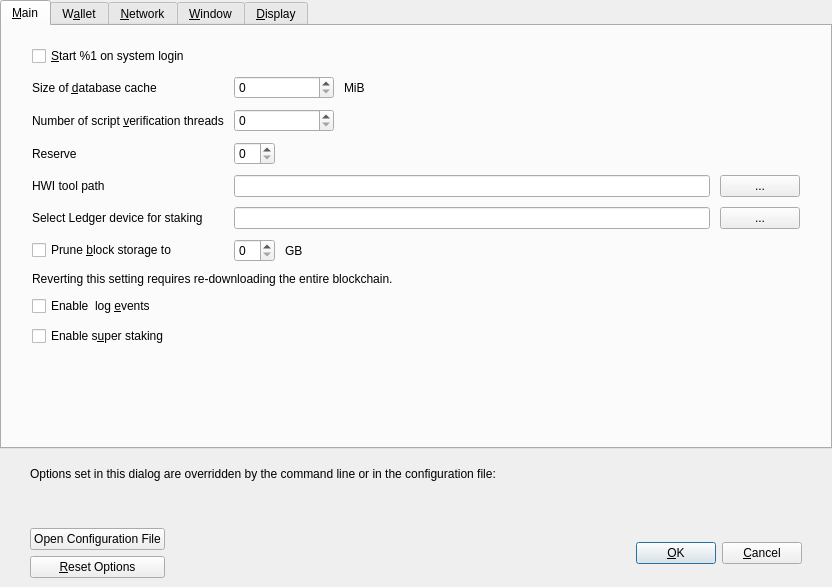
<?xml version="1.0" encoding="UTF-8"?>
<ui version="4.0">
 <class>OptionsDialog</class>
 <widget class="QDialog" name="OptionsDialog">
  <property name="geometry">
   <rect>
    <x>0</x>
    <y>0</y>
    <width>832</width>
    <height>587</height>
   </rect>
  </property>
  <property name="windowTitle">
   <string>Options</string>
  </property>
  <property name="modal">
   <bool>true</bool>
  </property>
  <layout class="QVBoxLayout" name="verticalLayout">
   <property name="leftMargin">
    <number>0</number>
   </property>
   <property name="topMargin">
    <number>0</number>
   </property>
   <property name="rightMargin">
    <number>0</number>
   </property>
   <property name="bottomMargin">
    <number>0</number>
   </property>
   <item>
    <widget class="QTabWidget" name="tabWidget">
     <property name="currentIndex">
      <number>0</number>
     </property>
     <widget class="QWidget" name="tabMain">
      <attribute name="title">
       <string>&amp;Main</string>
      </attribute>
      <layout class="QVBoxLayout" name="verticalLayout_3">
       <property name="spacing">
        <number>10</number>
       </property>
       <property name="leftMargin">
        <number>30</number>
       </property>
       <property name="topMargin">
        <number>20</number>
       </property>
       <property name="rightMargin">
        <number>30</number>
       </property>
       <property name="bottomMargin">
        <number>20</number>
       </property>
       <item>
        <widget class="QCheckBox" name="bitcoinAtStartup">
         <property name="toolTip">
          <string>Automatically start %1 after logging in to the system.</string>
         </property>
         <property name="text">
          <string>&amp;Start %1 on system login</string>
         </property>
        </widget>
       </item>
       <item>
        <layout class="QGridLayout" name="gridLayout">
         <property name="verticalSpacing">
          <number>10</number>
         </property>
         <item row="5" column="0">
          <widget class="QCheckBox" name="prune">
           <property name="toolTip">
            <string>Disables some advanced features but all blocks will still be fully validated. Reverting this setting requires re-downloading the entire blockchain. Actual disk usage may be somewhat higher.</string>
           </property>
           <property name="text">
            <string>Prune &amp;block storage to</string>
           </property>
          </widget>
         </item>
         <item row="1" column="0">
          <widget class="QLabel" name="threadsScriptVerifLabel">
           <property name="text">
            <string>Number of script &amp;verification threads</string>
           </property>
           <property name="textFormat">
            <enum>Qt::PlainText</enum>
           </property>
           <property name="buddy">
            <cstring>threadsScriptVerif</cstring>
           </property>
          </widget>
         </item>
         <item row="5" column="1">
          <layout class="QHBoxLayout" name="horizontalLayout_Main_Prune">
           <item>
            <widget class="QSpinBox" name="pruneSize"/>
           </item>
           <item>
            <widget class="QLabel" name="pruneSizeUnitLabel">
             <property name="text">
              <string>GB</string>
             </property>
             <property name="textFormat">
              <enum>Qt::PlainText</enum>
             </property>
            </widget>
           </item>
           <item>
            <spacer name="horizontalSpacer_Main_Prune">
             <property name="orientation">
              <enum>Qt::Horizontal</enum>
             </property>
             <property name="sizeHint" stdset="0">
              <size>
               <width>40</width>
               <height>20</height>
              </size>
             </property>
            </spacer>
           </item>
          </layout>
         </item>
         <item row="3" column="1">
          <layout class="QHBoxLayout" name="horizontalLayout">
           <item>
            <widget class="QLineEdit" name="txtHWIToolPath">
             <property name="toolTip">
              <string>Hardware wallet interface tool location on disk</string>
             </property>
            </widget>
           </item>
           <item>
            <widget class="QPushButton" name="toolHWIPath">
             <property name="text">
              <string>...</string>
             </property>
            </widget>
           </item>
          </layout>
         </item>
         <item row="0" column="1">
          <layout class="QHBoxLayout" name="horizontalLayout_2_Main">
           <item>
            <widget class="QSpinBox" name="databaseCache">
             <property name="minimumSize">
              <size>
               <width>100</width>
               <height>0</height>
              </size>
             </property>
            </widget>
           </item>
           <item>
            <widget class="QLabel" name="databaseCacheUnitLabel">
             <property name="text">
              <string>MiB</string>
             </property>
             <property name="textFormat">
              <enum>Qt::PlainText</enum>
             </property>
            </widget>
           </item>
           <item>
            <spacer name="horizontalSpacer_2_Main">
             <property name="orientation">
              <enum>Qt::Horizontal</enum>
             </property>
             <property name="sizeHint" stdset="0">
              <size>
               <width>40</width>
               <height>20</height>
              </size>
             </property>
            </spacer>
           </item>
          </layout>
         </item>
         <item row="1" column="1">
          <layout class="QHBoxLayout" name="horizontalLayout_3_Main">
           <item>
            <widget class="QSpinBox" name="threadsScriptVerif">
             <property name="minimumSize">
              <size>
               <width>100</width>
               <height>0</height>
              </size>
             </property>
             <property name="toolTip">
              <string>(0 = auto, &lt;0 = leave that many cores free)</string>
             </property>
            </widget>
           </item>
           <item>
            <spacer name="horizontalSpacer_3_Main">
             <property name="orientation">
              <enum>Qt::Horizontal</enum>
             </property>
             <property name="sizeHint" stdset="0">
              <size>
               <width>40</width>
               <height>20</height>
              </size>
             </property>
            </spacer>
           </item>
          </layout>
         </item>
         <item row="6" column="0" colspan="2">
          <widget class="QLabel" name="pruneWarning">
           <property name="text">
            <string>Reverting this setting requires re-downloading the entire blockchain.</string>
           </property>
           <property name="textFormat">
            <enum>Qt::PlainText</enum>
           </property>
          </widget>
         </item>
         <item row="0" column="0">
          <widget class="QLabel" name="databaseCacheLabel">
           <property name="text">
            <string>Size of &amp;database cache</string>
           </property>
           <property name="textFormat">
            <enum>Qt::PlainText</enum>
           </property>
           <property name="buddy">
            <cstring>databaseCache</cstring>
           </property>
          </widget>
         </item>
         <item row="3" column="0">
          <widget class="QLabel" name="HWIToolLabel">
           <property name="text">
            <string>HWI tool path</string>
           </property>
          </widget>
         </item>
         <item row="2" column="0">
          <widget class="QLabel" name="reserveBalanceLabel">
           <property name="text">
            <string>Reserve</string>
           </property>
           <property name="textFormat">
            <enum>Qt::PlainText</enum>
           </property>
           <property name="buddy">
            <cstring>threadsScriptVerif</cstring>
           </property>
          </widget>
         </item>
         <item row="4" column="1">
          <layout class="QHBoxLayout" name="horizontalLayout2">
           <item>
            <widget class="QLineEdit" name="txtStakeLedgerId">
             <property name="toolTip">
              <string>Fingerprint of the ledger that you want to be used for staking with hardware wallet</string>
             </property>
            </widget>
           </item>
           <item>
            <widget class="QPushButton" name="toolStakeLedgerId">
             <property name="text">
              <string>...</string>
             </property>
            </widget>
           </item>
          </layout>
         </item>
         <item row="4" column="0">
          <widget class="QLabel" name="stakeLedgerIdlabel">
           <property name="text">
            <string>Select Ledger device for staking</string>
           </property>
          </widget>
         </item>
         <item row="2" column="1">
          <layout class="QHBoxLayout" name="horizontalLayout_3_Main_3">
           <item>
            <widget class="BitcoinAmountField" name="reserveBalance">
             <property name="toolTip">
              <string>Reserve amount that will not be used for staking</string>
             </property>
            </widget>
           </item>
           <item>
            <spacer name="horizontalSpacer_3_Main_3">
             <property name="orientation">
              <enum>Qt::Horizontal</enum>
             </property>
             <property name="sizeHint" stdset="0">
              <size>
               <width>40</width>
               <height>0</height>
              </size>
             </property>
            </spacer>
           </item>
          </layout>
         </item>
         <item row="7" column="0" colspan="2">
          <widget class="QCheckBox" name="logEvents">
           <property name="text">
            <string>Enable  log &amp;events</string>
           </property>
          </widget>
         </item>
         <item row="8" column="0" colspan="2">
          <widget class="QCheckBox" name="superStaking">
           <property name="text">
            <string>Enable s&amp;uper staking</string>
           </property>
          </widget>
         </item>
        </layout>
       </item>
       <item>
        <spacer name="verticalSpacer_Main">
         <property name="orientation">
          <enum>Qt::Vertical</enum>
         </property>
         <property name="sizeHint" stdset="0">
          <size>
           <width>20</width>
           <height>40</height>
          </size>
         </property>
        </spacer>
       </item>
      </layout>
     </widget>
     <widget class="QWidget" name="tabWallet">
      <attribute name="title">
       <string>W&amp;allet</string>
      </attribute>
      <layout class="QVBoxLayout" name="verticalLayout_Wallet">
       <property name="spacing">
        <number>10</number>
       </property>
       <property name="leftMargin">
        <number>30</number>
       </property>
       <property name="topMargin">
        <number>20</number>
       </property>
       <property name="rightMargin">
        <number>30</number>
       </property>
       <property name="bottomMargin">
        <number>20</number>
       </property>
       <item>
        <widget class="QGroupBox" name="groupBox">
         <property name="title">
          <string>Expert</string>
         </property>
         <layout class="QVBoxLayout" name="verticalLayout_2">
          <property name="spacing">
           <number>10</number>
          </property>
          <item>
           <widget class="QCheckBox" name="coinControlFeatures">
            <property name="toolTip">
             <string>Whether to show coin control features or not.</string>
            </property>
            <property name="text">
             <string>Enable coin &amp;control features</string>
            </property>
           </widget>
          </item>
          <item>
           <widget class="QCheckBox" name="spendZeroConfChange">
            <property name="toolTip">
             <string>If you disable the spending of unconfirmed change, the change from a transaction cannot be used until that transaction has at least one confirmation. This also affects how your balance is computed.</string>
            </property>
            <property name="text">
             <string>&amp;Spend unconfirmed change</string>
            </property>
           </widget>
          </item>
          <item>
           <widget class="QCheckBox" name="zeroBalanceAddressToken">
            <property name="text">
             <string>Enable &amp;zero balance for receiver token address</string>
            </property>
           </widget>
          </item>
          <item>
           <widget class="QCheckBox" name="useChangeAddress">
            <property name="text">
             <string>Use change &amp;address</string>
            </property>
           </widget>
          </item>
          <item>
           <widget class="QCheckBox" name="checkForUpdates">
            <property name="text">
             <string>Check for &amp;updates</string>
            </property>
           </widget>
          </item>
          <item>
           <widget class="QCheckBox" name="signPSBTHWITool">
            <property name="text">
             <string>Sign PSBT with HWI tool</string>
            </property>
           </widget>
          </item>
         </layout>
        </widget>
       </item>
       <item>
        <spacer name="verticalSpacer_Wallet">
         <property name="orientation">
          <enum>Qt::Vertical</enum>
         </property>
         <property name="sizeHint" stdset="0">
          <size>
           <width>20</width>
           <height>40</height>
          </size>
         </property>
        </spacer>
       </item>
      </layout>
     </widget>
     <widget class="QWidget" name="tabNetwork">
      <attribute name="title">
       <string>&amp;Network</string>
      </attribute>
      <layout class="QVBoxLayout" name="verticalLayout_Network">
       <property name="spacing">
        <number>10</number>
       </property>
       <property name="leftMargin">
        <number>30</number>
       </property>
       <property name="topMargin">
        <number>20</number>
       </property>
       <property name="rightMargin">
        <number>30</number>
       </property>
       <property name="bottomMargin">
        <number>20</number>
       </property>
       <item>
        <widget class="QCheckBox" name="mapPortUpnp">
         <property name="toolTip">
          <string>Automatically open the Runebase client port on the router. This only works when your router supports UPnP and it is enabled.</string>
         </property>
         <property name="text">
          <string>Map port using &amp;UPnP</string>
         </property>
        </widget>
       </item>
       <item>
        <widget class="QCheckBox" name="allowIncoming">
         <property name="toolTip">
          <string>Accept connections from outside.</string>
         </property>
         <property name="text">
          <string>Allow incomin&amp;g connections</string>
         </property>
        </widget>
       </item>
       <item>
        <widget class="QCheckBox" name="connectSocks">
         <property name="toolTip">
          <string>Connect to the Runebase network through a SOCKS5 proxy.</string>
         </property>
         <property name="text">
          <string>&amp;Connect through SOCKS5 proxy (default proxy):</string>
         </property>
        </widget>
       </item>
       <item>
        <layout class="QHBoxLayout" name="horizontalLayout_1_Network">
         <item>
          <widget class="QLabel" name="proxyIpLabel">
           <property name="text">
            <string>Proxy &amp;IP:</string>
           </property>
           <property name="textFormat">
            <enum>Qt::PlainText</enum>
           </property>
           <property name="buddy">
            <cstring>proxyIp</cstring>
           </property>
          </widget>
         </item>
         <item>
          <widget class="QValidatedLineEdit" name="proxyIp">
           <property name="minimumSize">
            <size>
             <width>140</width>
             <height>0</height>
            </size>
           </property>
           <property name="maximumSize">
            <size>
             <width>140</width>
             <height>16777215</height>
            </size>
           </property>
           <property name="toolTip">
            <string>IP address of the proxy (e.g. IPv4: 127.0.0.1 / IPv6: ::1)</string>
           </property>
          </widget>
         </item>
         <item>
          <widget class="QLabel" name="proxyPortLabel">
           <property name="text">
            <string>&amp;Port:</string>
           </property>
           <property name="textFormat">
            <enum>Qt::PlainText</enum>
           </property>
           <property name="buddy">
            <cstring>proxyPort</cstring>
           </property>
          </widget>
         </item>
         <item>
          <widget class="QLineEdit" name="proxyPort">
           <property name="minimumSize">
            <size>
             <width>55</width>
             <height>0</height>
            </size>
           </property>
           <property name="maximumSize">
            <size>
             <width>55</width>
             <height>16777215</height>
            </size>
           </property>
           <property name="toolTip">
            <string>Port of the proxy (e.g. 9050)</string>
           </property>
          </widget>
         </item>
         <item>
          <spacer name="horizontalSpacer_1_Network">
           <property name="orientation">
            <enum>Qt::Horizontal</enum>
           </property>
           <property name="sizeHint" stdset="0">
            <size>
             <width>40</width>
             <height>20</height>
            </size>
           </property>
          </spacer>
         </item>
        </layout>
       </item>
       <item>
        <layout class="QHBoxLayout" name="horizontalLayout_2_Network">
         <item>
          <widget class="QLabel" name="proxyActiveNets">
           <property name="text">
            <string>Used for reaching peers via:</string>
           </property>
           <property name="textFormat">
            <enum>Qt::PlainText</enum>
           </property>
          </widget>
         </item>
         <item>
          <widget class="QCheckBox" name="proxyReachIPv4">
           <property name="enabled">
            <bool>false</bool>
           </property>
           <property name="toolTip">
            <string>Shows if the supplied default SOCKS5 proxy is used to reach peers via this network type.</string>
           </property>
           <property name="text">
            <string/>
           </property>
          </widget>
         </item>
         <item>
          <widget class="QLabel" name="proxyReachIPv4Label">
           <property name="text">
            <string>IPv4</string>
           </property>
           <property name="textFormat">
            <enum>Qt::PlainText</enum>
           </property>
          </widget>
         </item>
         <item>
          <widget class="QCheckBox" name="proxyReachIPv6">
           <property name="enabled">
            <bool>false</bool>
           </property>
           <property name="toolTip">
            <string>Shows if the supplied default SOCKS5 proxy is used to reach peers via this network type.</string>
           </property>
           <property name="text">
            <string/>
           </property>
          </widget>
         </item>
         <item>
          <widget class="QLabel" name="proxyReachIPv6Label">
           <property name="text">
            <string>IPv6</string>
           </property>
           <property name="textFormat">
            <enum>Qt::PlainText</enum>
           </property>
          </widget>
         </item>
         <item>
          <widget class="QCheckBox" name="proxyReachTor">
           <property name="enabled">
            <bool>false</bool>
           </property>
           <property name="toolTip">
            <string>Shows if the supplied default SOCKS5 proxy is used to reach peers via this network type.</string>
           </property>
           <property name="text">
            <string/>
           </property>
          </widget>
         </item>
         <item>
          <widget class="QLabel" name="proxyReachTorLabel">
           <property name="text">
            <string>Tor</string>
           </property>
           <property name="textFormat">
            <enum>Qt::PlainText</enum>
           </property>
          </widget>
         </item>
         <item>
          <spacer name="horizontalSpacer_2_Network">
           <property name="orientation">
            <enum>Qt::Horizontal</enum>
           </property>
           <property name="sizeHint" stdset="0">
            <size>
             <width>40</width>
             <height>20</height>
            </size>
           </property>
          </spacer>
         </item>
        </layout>
       </item>
       <item>
        <widget class="QCheckBox" name="connectSocksTor">
         <property name="toolTip">
          <string>Connect to the Runebase network through a separate SOCKS5 proxy for Tor hidden services.</string>
         </property>
         <property name="text">
          <string>Use separate SOCKS&amp;5 proxy to reach peers via Tor hidden services:</string>
         </property>
        </widget>
       </item>
       <item>
        <layout class="QHBoxLayout" name="horizontalLayout_3_Network">
         <item>
          <widget class="QLabel" name="proxyIpTorLabel">
           <property name="text">
            <string>Proxy &amp;IP:</string>
           </property>
           <property name="textFormat">
            <enum>Qt::PlainText</enum>
           </property>
           <property name="buddy">
            <cstring>proxyIpTor</cstring>
           </property>
          </widget>
         </item>
         <item>
          <widget class="QValidatedLineEdit" name="proxyIpTor">
           <property name="minimumSize">
            <size>
             <width>140</width>
             <height>0</height>
            </size>
           </property>
           <property name="maximumSize">
            <size>
             <width>140</width>
             <height>16777215</height>
            </size>
           </property>
           <property name="toolTip">
            <string>IP address of the proxy (e.g. IPv4: 127.0.0.1 / IPv6: ::1)</string>
           </property>
          </widget>
         </item>
         <item>
          <widget class="QLabel" name="proxyPortTorLabel">
           <property name="text">
            <string>&amp;Port:</string>
           </property>
           <property name="textFormat">
            <enum>Qt::PlainText</enum>
           </property>
           <property name="buddy">
            <cstring>proxyPortTor</cstring>
           </property>
          </widget>
         </item>
         <item>
          <widget class="QLineEdit" name="proxyPortTor">
           <property name="minimumSize">
            <size>
             <width>55</width>
             <height>0</height>
            </size>
           </property>
           <property name="maximumSize">
            <size>
             <width>55</width>
             <height>16777215</height>
            </size>
           </property>
           <property name="toolTip">
            <string>Port of the proxy (e.g. 9050)</string>
           </property>
          </widget>
         </item>
         <item>
          <spacer name="horizontalSpacer_4_Network">
           <property name="orientation">
            <enum>Qt::Horizontal</enum>
           </property>
           <property name="sizeHint" stdset="0">
            <size>
             <width>40</width>
             <height>20</height>
            </size>
           </property>
          </spacer>
         </item>
        </layout>
       </item>
       <item>
        <spacer name="verticalSpacer_Network">
         <property name="orientation">
          <enum>Qt::Vertical</enum>
         </property>
         <property name="sizeHint" stdset="0">
          <size>
           <width>20</width>
           <height>40</height>
          </size>
         </property>
        </spacer>
       </item>
      </layout>
     </widget>
     <widget class="QWidget" name="tabWindow">
      <attribute name="title">
       <string>&amp;Window</string>
      </attribute>
      <layout class="QVBoxLayout" name="verticalLayout_Window">
       <property name="spacing">
        <number>10</number>
       </property>
       <property name="leftMargin">
        <number>30</number>
       </property>
       <property name="topMargin">
        <number>20</number>
       </property>
       <property name="rightMargin">
        <number>30</number>
       </property>
       <property name="bottomMargin">
        <number>20</number>
       </property>
       <item>
        <widget class="QCheckBox" name="hideTrayIcon">
         <property name="toolTip">
          <string>Hide the icon from the system tray.</string>
         </property>
         <property name="text">
          <string>&amp;Hide tray icon</string>
         </property>
        </widget>
       </item>
       <item>
        <widget class="QCheckBox" name="minimizeToTray">
         <property name="toolTip">
          <string>Show only a tray icon after minimizing the window.</string>
         </property>
         <property name="text">
          <string>&amp;Minimize to the tray instead of the taskbar</string>
         </property>
        </widget>
       </item>
       <item>
        <widget class="QCheckBox" name="minimizeOnClose">
         <property name="toolTip">
          <string>Minimize instead of exit the application when the window is closed. When this option is enabled, the application will be closed only after selecting Exit in the menu.</string>
         </property>
         <property name="text">
          <string>M&amp;inimize on close</string>
         </property>
        </widget>
       </item>
       <item>
        <spacer name="verticalSpacer_Window">
         <property name="orientation">
          <enum>Qt::Vertical</enum>
         </property>
         <property name="sizeHint" stdset="0">
          <size>
           <width>20</width>
           <height>40</height>
          </size>
         </property>
        </spacer>
       </item>
      </layout>
     </widget>
     <widget class="QWidget" name="tabDisplay">
      <attribute name="title">
       <string>&amp;Display</string>
      </attribute>
      <layout class="QVBoxLayout" name="verticalLayout_Display">
       <property name="spacing">
        <number>10</number>
       </property>
       <property name="leftMargin">
        <number>30</number>
       </property>
       <property name="topMargin">
        <number>20</number>
       </property>
       <property name="rightMargin">
        <number>30</number>
       </property>
       <property name="bottomMargin">
        <number>20</number>
       </property>
       <item>
        <layout class="QGridLayout" name="gridLayout_2">
         <property name="verticalSpacing">
          <number>10</number>
         </property>
         <item row="0" column="0">
          <widget class="QLabel" name="langLabel">
           <property name="text">
            <string>User Interface &amp;language:</string>
           </property>
           <property name="textFormat">
            <enum>Qt::PlainText</enum>
           </property>
           <property name="buddy">
            <cstring>lang</cstring>
           </property>
          </widget>
         </item>
         <item row="0" column="1">
          <widget class="QValueComboBox" name="lang">
           <property name="toolTip">
            <string>The user interface language can be set here. This setting will take effect after restarting %1.</string>
           </property>
          </widget>
         </item>
         <item row="1" column="0">
          <widget class="QLabel" name="unitLabel">
           <property name="text">
            <string>&amp;Unit to show amounts in:</string>
           </property>
           <property name="textFormat">
            <enum>Qt::PlainText</enum>
           </property>
           <property name="buddy">
            <cstring>unit</cstring>
           </property>
          </widget>
         </item>
         <item row="2" column="0">
          <widget class="QLabel" name="thirdPartyTxUrlsLabel">
           <property name="toolTip">
            <string>Third party URLs (e.g. a block explorer) that appear in the transactions tab as context menu items. %s in the URL is replaced by transaction hash. Multiple URLs are separated by vertical bar |.</string>
           </property>
           <property name="text">
            <string>&amp;Third party transaction URLs</string>
           </property>
           <property name="buddy">
            <cstring>thirdPartyTxUrls</cstring>
           </property>
          </widget>
         </item>
         <item row="1" column="1">
          <widget class="QValueComboBox" name="unit">
           <property name="toolTip">
            <string>Choose the default subdivision unit to show in the interface and when sending coins.</string>
           </property>
          </widget>
         </item>
         <item row="2" column="1">
          <widget class="QLineEdit" name="thirdPartyTxUrls">
           <property name="toolTip">
            <string>Third party URLs (e.g. a block explorer) that appear in the transactions tab as context menu items. %s in the URL is replaced by transaction hash. Multiple URLs are separated by vertical bar |.</string>
           </property>
           <property name="placeholderText">
            <string notr="true">https://example.com/tx/%s</string>
           </property>
          </widget>
         </item>
         <item row="3" column="0">
          <widget class="QLabel" name="themeLabel">
           <property name="text">
            <string>User Interface &amp;style:</string>
           </property>
           <property name="textFormat">
            <enum>Qt::PlainText</enum>
           </property>
           <property name="buddy">
            <cstring>lang</cstring>
           </property>
          </widget>
         </item>
         <item row="3" column="1">
          <widget class="QValueComboBox" name="theme">
           <property name="toolTip">
            <string>The user interface style can be set here. This setting will take effect after restarting %1.</string>
           </property>
          </widget>
         </item>
        </layout>
       </item>
       <item>
        <spacer name="verticalSpacer_Display">
         <property name="orientation">
          <enum>Qt::Vertical</enum>
         </property>
         <property name="sizeHint" stdset="0">
          <size>
           <width>20</width>
           <height>40</height>
          </size>
         </property>
        </spacer>
       </item>
      </layout>
     </widget>
    </widget>
   </item>
   <item>
    <widget class="QFrame" name="frame">
     <layout class="QVBoxLayout" name="verticalLayout_Bottom">
      <property name="leftMargin">
       <number>30</number>
      </property>
      <property name="rightMargin">
       <number>30</number>
      </property>
      <item>
       <layout class="QHBoxLayout" name="horizontalLayout_Bottom">
        <item>
         <widget class="QLabel" name="overriddenByCommandLineInfoLabel">
          <property name="text">
           <string>Options set in this dialog are overridden by the command line or in the configuration file:</string>
          </property>
          <property name="textFormat">
           <enum>Qt::PlainText</enum>
          </property>
         </widget>
        </item>
        <item>
         <spacer name="horizontalSpacer_Bottom">
          <property name="orientation">
           <enum>Qt::Horizontal</enum>
          </property>
          <property name="sizeHint" stdset="0">
           <size>
            <width>40</width>
            <height>20</height>
           </size>
          </property>
         </spacer>
        </item>
       </layout>
      </item>
      <item>
       <widget class="QLabel" name="overriddenByCommandLineLabel">
        <property name="text">
         <string/>
        </property>
        <property name="textFormat">
         <enum>Qt::PlainText</enum>
        </property>
        <property name="wordWrap">
         <bool>true</bool>
        </property>
       </widget>
      </item>
     </layout>
    </widget>
   </item>
   <item>
    <widget class="QWidget" name="buttonsContainerWhite" native="true">
     <layout class="QHBoxLayout" name="horizontalLayout_2">
      <property name="leftMargin">
       <number>30</number>
      </property>
      <property name="rightMargin">
       <number>30</number>
      </property>
      <item>
       <layout class="QVBoxLayout" name="verticalLayout_Buttons">
        <item>
         <widget class="QPushButton" name="openBitcoinConfButton">
          <property name="toolTip">
           <string>Open the %1 configuration file from the working directory.</string>
          </property>
          <property name="text">
           <string>Open Configuration File</string>
          </property>
          <property name="autoDefault">
           <bool>false</bool>
          </property>
         </widget>
        </item>
        <item>
         <widget class="QPushButton" name="resetButton">
          <property name="toolTip">
           <string>Reset all client options to default.</string>
          </property>
          <property name="text">
           <string>&amp;Reset Options</string>
          </property>
          <property name="autoDefault">
           <bool>false</bool>
          </property>
         </widget>
        </item>
       </layout>
      </item>
      <item>
       <spacer name="horizontalSpacer_3">
        <property name="orientation">
         <enum>Qt::Horizontal</enum>
        </property>
        <property name="sizeHint" stdset="0">
         <size>
          <width>20</width>
          <height>20</height>
         </size>
        </property>
       </spacer>
      </item>
      <item>
       <widget class="QLabel" name="statusLabel">
        <property name="minimumSize">
         <size>
          <width>200</width>
          <height>0</height>
         </size>
        </property>
        <property name="font">
         <font>
          <weight>75</weight>
          <bold>true</bold>
         </font>
        </property>
        <property name="text">
         <string/>
        </property>
        <property name="textFormat">
         <enum>Qt::PlainText</enum>
        </property>
        <property name="wordWrap">
         <bool>true</bool>
        </property>
       </widget>
      </item>
      <item>
       <spacer name="horizontalSpacer">
        <property name="orientation">
         <enum>Qt::Horizontal</enum>
        </property>
        <property name="sizeHint" stdset="0">
         <size>
          <width>20</width>
          <height>20</height>
         </size>
        </property>
       </spacer>
      </item>
      <item>
       <widget class="QPushButton" name="okButton">
        <property name="text">
         <string>&amp;OK</string>
        </property>
        <property name="autoDefault">
         <bool>false</bool>
        </property>
        <property name="default">
         <bool>true</bool>
        </property>
       </widget>
      </item>
      <item>
       <widget class="QPushButton" name="cancelButton">
        <property name="text">
         <string>&amp;Cancel</string>
        </property>
        <property name="autoDefault">
         <bool>false</bool>
        </property>
       </widget>
      </item>
     </layout>
    </widget>
   </item>
  </layout>
 </widget>
 <customwidgets>
  <customwidget>
   <class>QValidatedLineEdit</class>
   <extends>QLineEdit</extends>
   <header>qt/qvalidatedlineedit.h</header>
  </customwidget>
  <customwidget>
   <class>QValueComboBox</class>
   <extends>QComboBox</extends>
   <header>qt/qvaluecombobox.h</header>
  </customwidget>
  <customwidget>
   <class>BitcoinAmountField</class>
   <extends>QSpinBox</extends>
   <header>qt/bitcoinamountfield.h</header>
  </customwidget>
 </customwidgets>
 <resources/>
 <connections/>
</ui>
